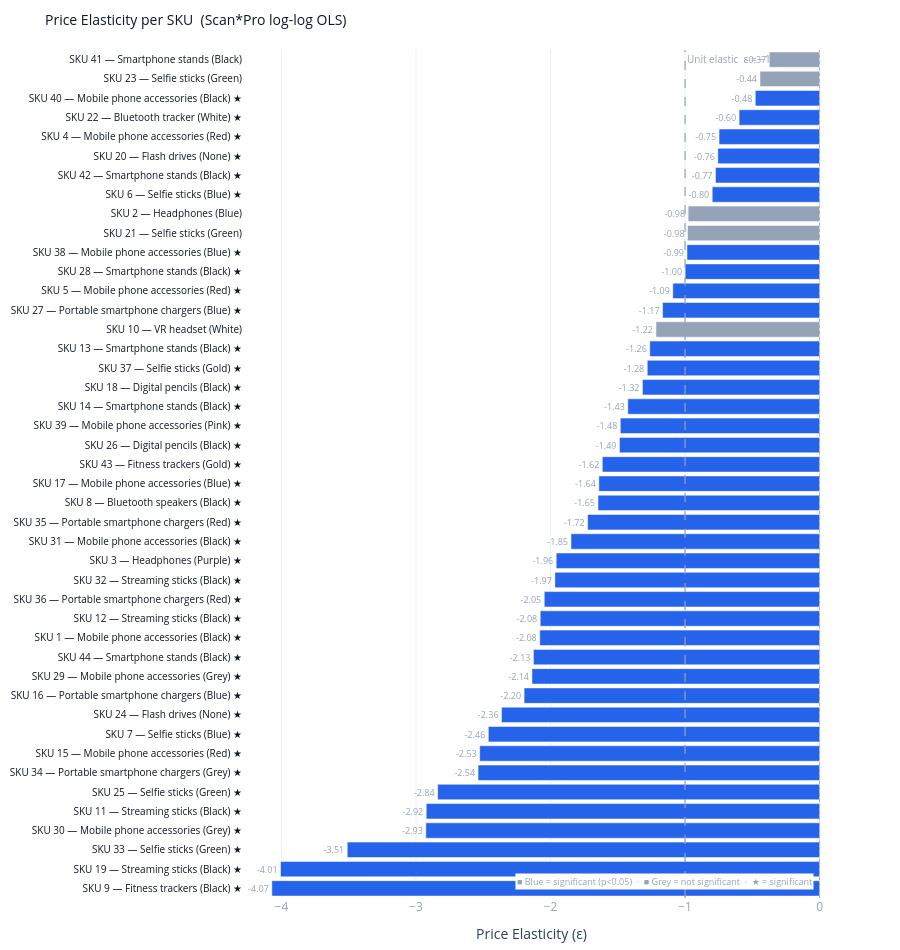

The code cell stored with this chart in its notebook:
### Markdown cell above
## Portfolio overview

### Code cell
# ── Elasticity ranking — all SKUs ────────────────────────────────────────────
# Horizontal bar chart ordered by elasticity.
# Blue = significant (p<0.05) · Grey = not significant · dashed line = unit elastic

df_plot = results_df.copy()
df_plot["bar_color"] = df_plot.apply(
    lambda r: BLUE if r["elast_sig"] else GREY_MD, axis=1)
df_plot["label"] = df_plot.apply(
    lambda r: f"SKU {int(r['sku'])} — {r['name'].split('—')[-1].strip()}"
              + (" ★" if r["elast_sig"] else ""), axis=1)

fig = go.Figure(go.Bar(
    y=df_plot["label"],
    x=df_plot["elasticity"],
    orientation="h",
    marker_color=df_plot["bar_color"],
    text=df_plot["elasticity"].apply(lambda v: f"{v:.2f}"),
    textposition="outside",
    textfont=dict(size=9, color=GREY_MD),
    customdata=df_plot[["elast_pval", "avg_price", "avg_sales", "r2",
                         "elast_sig"]].values,
    hovertemplate=(
        "<b>%{y}</b><br>"
        "Elasticity: <b>%{x:.4f}</b><br>"
        "p-value: %{customdata[0]:.4f}"
        "  ·  Significant: %{customdata[4]}<br>"
        "Avg price: £%{customdata[1]:.2f}"
        "  ·  Avg sales: %{customdata[2]:.0f} units/wk<br>"
        "R²: %{customdata[3]:.3f}<extra></extra>"
    ),
))

fig.add_vline(x=-1, line_dash="dash", line_color=GREY_MD, line_width=1.2,
              annotation_text="Unit elastic  ε = −1",
              annotation_font=dict(color=GREY_MD, size=10),
              annotation_position="top right")
fig.add_vline(x=0,  line_dash="dot",  line_color=GREY_MD, line_width=0.8)

fig.update_layout(
    title=dict(text="Price Elasticity per SKU  (Scan*Pro log-log OLS)",
               font=dict(size=14, color=SLATE)),
    height=950,
    margin=dict(l=10, r=80, t=50, b=40),
    xaxis=dict(title="Price Elasticity (ε)", zeroline=True,
               zerolinecolor=GREY_LG, zerolinewidth=1,
               tickfont=dict(color=GREY_MD)),
    yaxis=dict(tickfont=dict(size=10, color=SLATE)),
    showlegend=False,
    plot_bgcolor="white",
)

# Manual legend annotation
fig.add_annotation(
    x=0.99, y=0.01, xref="paper", yref="paper",
    text="■ Blue = significant (p<0.05)  ·  ■ Grey = not significant  ·  ★ = significant",
    showarrow=False, font=dict(size=9, color=GREY_MD),
    bgcolor="white", align="right",
)

fig.show()
print(f"\n{n_elastic} elastic SKUs (|ε|>1)  ·  "
      f"{n_inelastic} inelastic  ·  "
      f"{n_sig} statistically significant")

### Figure 1 — Plotly figure (JSON) as saved in the notebook; plotly's stock layout.template omitted (floating-point values rounded to 4 significant figures; data arrays with more than 128 entries replaced by an {"elided": "..."} marker saying what was removed)
{"data": [{"customdata": {"elided": "44x5 mixed values"}, "hovertemplate": "<b>%{y}</b><br>Elasticity: <b>%{x:.4f}</b><br>p-value: %{customdata[0]:.4f}  ·  Significant: %{customdata[4]}<br>Avg price: £%{customdata[1]:.2f}  ·  Avg sales: %{customdata[2]:.0f} units/wk<br>R²: %{customdata[3]:.3f}<extra></extra>", "marker": {"color": ["#2563EB", "#2563EB", "#2563EB", "#2563EB", "#2563EB", "#2563EB", "#2563EB", "#2563EB", "#2563EB", "#2563EB", "#2563EB", "#2563EB", "#2563EB", "#2563EB", "#2563EB", "#2563EB", "#2563EB", "#2563EB", "#2563EB", "#2563EB", "#2563EB", "#2563EB", "#2563EB", "#2563EB", "#2563EB", "#2563EB", "#2563EB", "#2563EB", "#2563EB", "#94a3b8", "#2563EB", "#2563EB", "#2563EB", "#2563EB", "#94a3b8", "#94a3b8", "#2563EB", "#2563EB", "#2563EB", "#2563EB", "#2563EB", "#2563EB", "#94a3b8", "#94a3b8"]}, "orientation": "h", "text": ["-4.07", "-4.01", "-3.51", "-2.93", "-2.92", "-2.84", "-2.54", "-2.53", "-2.46", "-2.36", "-2.20", "-2.14", "-2.13", "-2.08", "-2.08", "-2.05", "-1.97", "-1.96", "-1.85", "-1.72", "-1.65", "-1.64", "-1.62", "-1.49", "-1.48", "-1.43", "-1.32", "-1.28", "-1.26", "-1.22", "-1.17", "-1.09", "-1.00", "-0.99", "-0.98", "-0.98", "-0.80", "-0.77", "-0.76", "-0.75", "-0.60", "-0.48", "-0.44", "-0.37"], "textfont": {"color": "#94a3b8", "size": 9}, "textposition": "outside", "type": "bar", "x": [-4.071, -4.007, -3.511, -2.927, -2.924, -2.839, -2.538, -2.526, -2.462, -2.364, -2.196, -2.138, -2.127, -2.08, -2.077, -2.047, -1.968, -1.958, -1.848, -1.724, -1.647, -1.641, -1.615, -1.487, -1.481, -1.425, -1.317, -1.281, -1.262, -1.216, -1.167, -1.091, -0.9993, -0.9859, -0.9817, -0.977, -0.7982, -0.7739, -0.7564, -0.7473, -0.5982, -0.4781, -0.4429, -0.3741], "y": ["SKU 9 — Fitness trackers (Black) ★", "SKU 19 — Streaming sticks (Black) ★", "SKU 33 — Selfie sticks (Green) ★", "SKU 30 — Mobile phone accessories (Grey) ★", "SKU 11 — Streaming sticks (Black) ★", "SKU 25 — Selfie sticks (Green) ★", "SKU 34 — Portable smartphone chargers (Grey) ★", "SKU 15 — Mobile phone accessories (Red) ★", "SKU 7 — Selfie sticks (Blue) ★", "SKU 24 — Flash drives (None) ★", "SKU 16 — Portable smartphone chargers (Blue) ★", "SKU 29 — Mobile phone accessories (Grey) ★", "SKU 44 — Smartphone stands (Black) ★", "SKU 1 — Mobile phone accessories (Black) ★", "SKU 12 — Streaming sticks (Black) ★", "SKU 36 — Portable smartphone chargers (Red) ★", "SKU 32 — Streaming sticks (Black) ★", "SKU 3 — Headphones (Purple) ★", "SKU 31 — Mobile phone accessories (Black) ★", "SKU 35 — Portable smartphone chargers (Red) ★", "SKU 8 — Bluetooth speakers (Black) ★", "SKU 17 — Mobile phone accessories (Blue) ★", "SKU 43 — Fitness trackers (Gold) ★", "SKU 26 — Digital pencils (Black) ★", "SKU 39 — Mobile phone accessories (Pink) ★", "SKU 14 — Smartphone stands (Black) ★", "SKU 18 — Digital pencils (Black) ★", "SKU 37 — Selfie sticks (Gold) ★", "SKU 13 — Smartphone stands (Black) ★", "SKU 10 — VR headset (White)", "SKU 27 — Portable smartphone chargers (Blue) ★", "SKU 5 — Mobile phone accessories (Red) ★", "SKU 28 — Smartphone stands (Black) ★", "SKU 38 — Mobile phone accessories (Blue) ★", "SKU 21 — Selfie sticks (Green)", "SKU 2 — Headphones (Blue)", "SKU 6 — Selfie sticks (Blue) ★", "SKU 42 — Smartphone stands (Black) ★", "SKU 20 — Flash drives (None) ★", "SKU 4 — Mobile phone accessories (Red) ★", "SKU 22 — Bluetooth tracker (White) ★", "SKU 40 — Mobile phone accessories (Black) ★", "SKU 23 — Selfie sticks (Green)", "SKU 41 — Smartphone stands (Black)"]}], "layout": {"annotations": [{"font": {"color": "#94a3b8", "size": 10}, "showarrow": false, "text": "Unit elastic  ε = −1", "x": -1, "xanchor": "left", "xref": "x", "y": 1, "yanchor": "top", "yref": "y domain"}, {"align": "right", "bgcolor": "white", "font": {"color": "#94a3b8", "size": 9}, "showarrow": false, "text": "■ Blue = significant (p<0.05)  ·  ■ Grey = not significant  ·  ★ = significant", "x": 0.99, "xref": "paper", "y": 0.01, "yref": "paper"}], "height": 950, "margin": {"b": 40, "l": 10, "r": 80, "t": 50}, "plot_bgcolor": "white", "shapes": [{"line": {"color": "#94a3b8", "dash": "dash", "width": 1.2}, "type": "line", "x0": -1, "x1": -1, "xref": "x", "y0": 0, "y1": 1, "yref": "y domain"}, {"line": {"color": "#94a3b8", "dash": "dot", "width": 0.8}, "type": "line", "x0": 0, "x1": 0, "xref": "x", "y0": 0, "y1": 1, "yref": "y domain"}], "showlegend": false, "title": {"font": {"color": "#0f172a", "size": 14}, "text": "Price Elasticity per SKU  (Scan*Pro log-log OLS)"}, "xaxis": {"tickfont": {"color": "#94a3b8"}, "title": {"text": "Price Elasticity (ε)"}, "zeroline": true, "zerolinecolor": "#cbd5e1", "zerolinewidth": 1}, "yaxis": {"tickfont": {"color": "#0f172a", "size": 10}}}}
